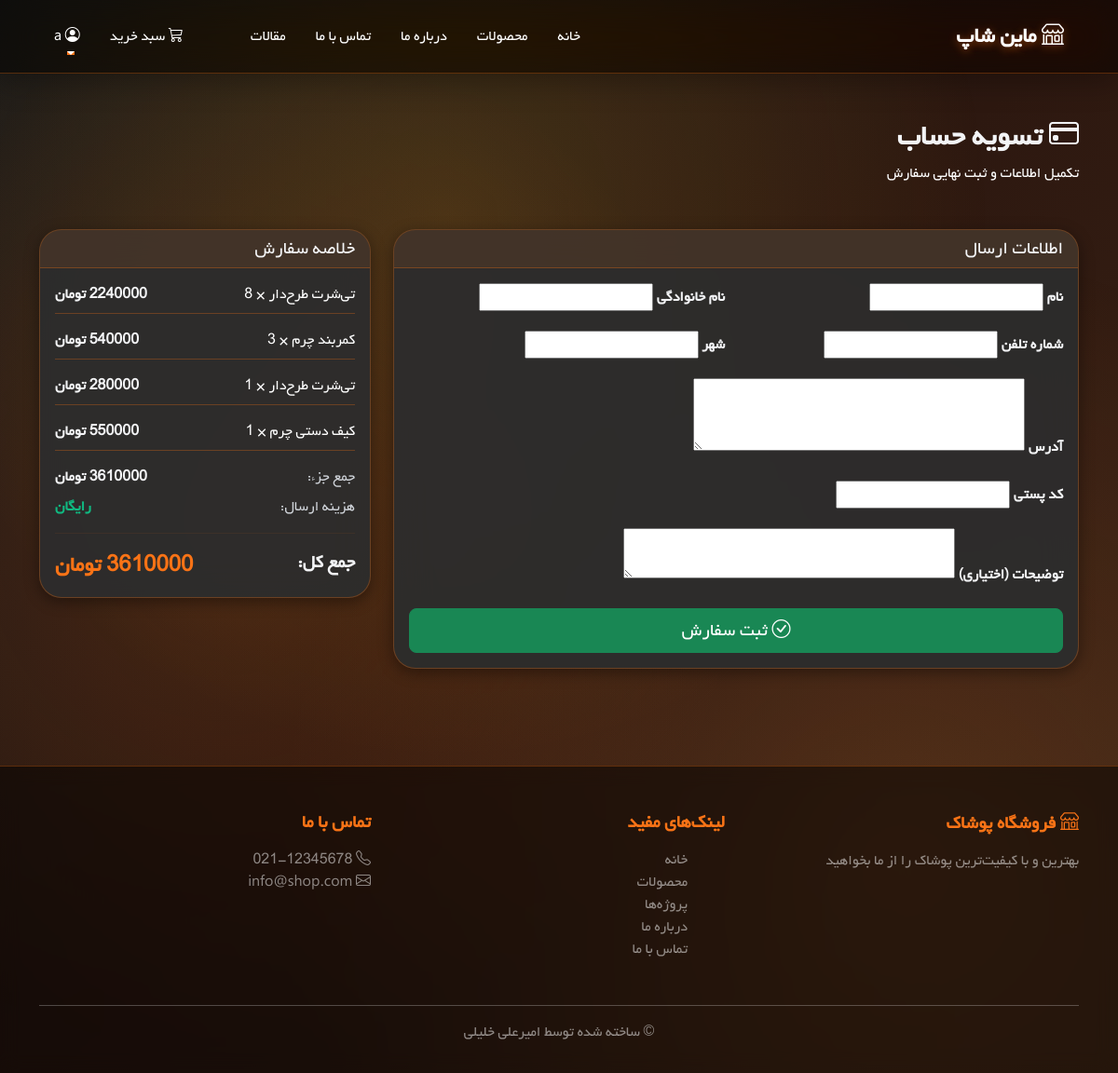
The app's page /checkout/ (signed in) with its own data.
### shop/models.py (models this page shows, shortened)
class CartItem(models.Model):
    cart = models.ForeignKey(Cart, on_delete=models.CASCADE,
                              related_name='items', verbose_name='سبد خرید')
    product = models.ForeignKey(Product, on_delete=models.CASCADE, verbose_name='محصول')
    quantity = models.PositiveIntegerField(default=1, verbose_name='تعداد')
    size = models.CharField(max_length=10, blank=True, verbose_name='سایز')
    color = models.CharField(max_length=50, blank=True, verbose_name='رنگ')
    class Meta:
        verbose_name = 'آیتم سبد'
        verbose_name_plural = 'آیتم‌های سبد'
    def get_total_price(self):
        return self.product.get_final_price() * self.quantity

class Product(models.Model):
    SIZE_CHOICES = [
        ('XS', 'XS'),
        ('S', 'S'),
        ('M', 'M'),
        ('L', 'L'),
        ('XL', 'XL'),
        ('XXL', 'XXL'),
    ]
    category = models.ForeignKey(Category, on_delete=models.CASCADE,
                                  related_name='products', verbose_name='دسته‌بندی')
    name = models.CharField(max_length=200, verbose_name='نام محصول')
    slug = models.SlugField(max_length=200, unique=True, allow_unicode=True)
    description = models.TextField(verbose_name='توضیحات')
    price = models.DecimalField(max_digits=12, decimal_places=0, verbose_name='قیمت (تومان)')
    discount_price = models.DecimalField(max_digits=12, decimal_places=0,
                                          blank=True, null=True, verbose_name='قیمت با تخفیف')
    image = models.ImageField(upload_to='products/', blank=True, null=True, verbose_name='تصویر اصلی')
    image2 = models.ImageField(upload_to='products/', blank=True, null=True, verbose_name='تصویر دوم')
    image3 = models.ImageField(upload_to='products/', blank=True, null=True, verbose_name='تصویر سوم')
    stock = models.PositiveIntegerField(default=0, verbose_name='موجودی')
    available = models.BooleanField(default=True, verbose_name='موجود')
    sizes = models.CharField(max_length=50, blank=True, verbose_name='سایزهای موجود',
                              help_text='مثال: S,M,L,XL')
    colors = models.CharField(max_length=200, blank=True, verbose_name='رنگ‌های موجود',
                               help_text='مثال: قرمز,آبی,سبز')
    is_featured = models.BooleanField(default=False, verbose_name='ویژه')
    created_at = models.DateTimeField(auto_now_add=True)
    updated_at = models.DateTimeField(auto_now=True)
    class Meta:
        verbose_name = 'محصول'
        verbose_name_plural = 'محصولات'
        ordering = ['-created_at']
    def get_final_price(self):
        return self.discount_price if self.discount_price else self.price

class Cart(models.Model):
    user = models.ForeignKey(User, on_delete=models.CASCADE,
                              related_name='carts', verbose_name='کاربر')
    created_at = models.DateTimeField(auto_now_add=True)
    updated_at = models.DateTimeField(auto_now=True)
    is_active = models.BooleanField(default=True)
    class Meta:
        verbose_name = 'سبد خرید'
        verbose_name_plural = 'سبدهای خرید'
    def get_total_price(self):
        return sum(item.get_total_price() for item in self.items.all())
    def get_items_count(self):
        return sum(item.quantity for item in self.items.all())

### shop/views.py (the view)
# urls.py: path('checkout/', views.checkout, name='checkout'),
@login_required
def checkout(request):
    cart = Cart.objects.filter(user=request.user, is_active=True).first()
    if not cart or cart.items.count() == 0:
        messages.warning(request, 'سبد خرید شما خالی است.')
        return redirect('shop:cart')
    profile, created = UserProfile.objects.get_or_create(user=request.user)
    if request.method == 'POST':
        form = CheckoutForm(request.POST)
        if form.is_valid():
            order = form.save(commit=False)
            order.user = request.user
            order.total_price = cart.get_total_price()
            order.status = 'pending'
            order.save()
            for item in cart.items.all():
                OrderItem.objects.create(
                    order=order,
                    product=item.product,
                    quantity=item.quantity,
                    price=item.product.get_final_price(),
                    size=item.size,
                    color=item.color
                )
            cart.is_active = False
            cart.save()
            messages.success(request, f'سفارش شما با موفقیت ثبت شد. شماره سفارش: {order.id}')
            return redirect('shop:order_detail', order_id=order.id)
    else:
        initial_data = {
            'first_name': request.user.first_name,
            'last_name': request.user.last_name,
            'phone': profile.phone,
            'address': profile.address,
            'city': profile.city,
            'postal_code': profile.postal_code,
        }
        form = CheckoutForm(initial=initial_data)
    context = {
        'cart': cart,
        'form': form,
    }
    return render(request, 'shop/checkout.html', context)

### shop/forms.py
class CheckoutForm(forms.ModelForm):
    class Meta:
        model = Order
        fields = ['first_name', 'last_name', 'phone', 'address', 'city', 'postal_code', 'notes']
        labels = {
            'first_name': 'نام',
            'last_name': 'نام خانوادگی',
            'phone': 'شماره تلفن',
            'address': 'آدرس',
            'city': 'شهر',
            'postal_code': 'کد پستی',
            'notes': 'توضیحات (اختیاری)',
        }
        widgets = {
            'address': forms.Textarea(attrs={'rows': 3}),
            'notes': forms.Textarea(attrs={'rows': 2}),
        }

### shop/context_processors.py (called while the page is built)
def cart_count(request):
    count = 0
    if request.user.is_authenticated:
        try:
            cart = Cart.objects.filter(user=request.user, is_active=True).first()
            if cart:
                count = cart.get_items_count()
        except:
            pass
    return {'cart_items_count': count}

### templates/shop/checkout.html (shortened to what this page needs)
{% extends 'base.html' %}
{% block content %}
<div class="container my-5">
    <div class="checkout-header">
        <h2 class="fw-bold mb-2"><i class="bi bi-credit-card"></i> تسویه حساب</h2>
        <p class="text-white mb-5">تکمیل اطلاعات و ثبت نهایی سفارش</p>
    </div>
    <div class="row">
        <div class="col-md-8">
            <div class="card checkout-card mb-4">
                <div class="card-header">
                    <h5 class="mb-0">اطلاعات ارسال</h5>
                </div>
                <div class="card-body">
                    <form method="post">
                        <div class="row">
                            <div class="col-md-6 mb-3">
                                <label class="form-label fw-semibold">{{ form.first_name.label }}</label>
                                {{ form.first_name }}
                            </div>
                            <div class="col-md-6 mb-3">
                                <label class="form-label fw-semibold">{{ form.last_name.label }}</label>
                                {{ form.last_name }}
                            </div>
                        </div>
                        <div class="row">
                            <div class="col-md-6 mb-3">
                                <label class="form-label fw-semibold">{{ form.phone.label }}</label>
                                {{ form.phone }}
                            </div>
                            <div class="col-md-6 mb-3">
                                <label class="form-label fw-semibold">{{ form.city.label }}</label>
                                {{ form.city }}
                            </div>
                        </div>
                        <div class="mb-3">
                            <label class="form-label fw-semibold">{{ form.address.label }}</label>
                            {{ form.address }}
                        </div>
                        <div class="mb-3">
                            <label class="form-label fw-semibold">{{ form.postal_code.label }}</label>
                            {{ form.postal_code }}
                        </div>
                        <div class="mb-3">
                            <label class="form-label fw-semibold">{{ form.notes.label }}</label>
                            {{ form.notes }}
                        </div>
                        <button type="submit" class="btn btn-success btn-lg w-100">
                            <i class="bi bi-check-circle"></i> ثبت سفارش
                        </button>
                    </form>
                </div>
            </div>
        </div>
        <div class="col-md-4">
            <div class="card checkout-card">
                <div class="card-header">
                    <h5 class="mb-0">خلاصه سفارش</h5>
                </div>
                <div class="card-body">
                    {% for item in cart.items.all %}
                    <div class="d-flex justify-content-between mb-3 pb-2 border-bottom" style="border-color: var(--card-border) !important;">
                        <span class="text-white">{{ item.product.name }} × {{ item.quantity }}</span>
                        <span class="fw-semibold" style="color: var(--text-primary);">{{ item.get_total_price|floatformat:0 }} تومان</span>
                    </div>
                    {% endfor %}
                    <div class="d-flex justify-content-between mb-2 mt-3">
                        <span style="color: var(--text-secondary);">جمع جزء:</span>
                        <span class="fw-semibold" style="color: var(--text-primary);">{{ cart.get_total_price|floatformat:0 }} تومان</span>
                    </div>
                    <div class="d-flex justify-content-between mb-2">
                        <span style="color: var(--text-secondary);">هزینه ارسال:</span>
                        <span class="fw-semibold" style="color: #10b981;">رایگان</span>
                    </div>
                    <hr style="border-color: var(--card-border);">
                    <div class="d-flex justify-content-between">
                        <span class="fs-5 fw-bold" style="color: var(--text-primary);">جمع کل:</span>
                        <span class="fs-4 fw-bold price-new">{{ cart.get_total_price|floatformat:0 }} تومان</span>
                    </div>
                </div>
            </div>
        </div>
    </div>
</div>
{% endblock %}

### templates/base.html (shortened to what this page needs)
{% load static %}
<!DOCTYPE html>
<html lang="fa" dir="rtl" data-theme="dark">
<head>
     <link rel="stylesheet" href="{% static 'css/bootstrap.min.css' %}">
     <link rel="stylesheet" href="{% static 'icons/bootstrap-icons.css' %}">
</head>
<body>
    <nav class="navbar navbar-expand-lg sticky-top">
        <div class="container">
            <a class="navbar-brand" href="{% url 'shop:home' %}">
                <i class="bi bi-shop"></i> ماین شاپ
            </a>
            <div class="collapse navbar-collapse" id="navbarNav">
                <ul class="navbar-nav me-auto">
                    <li class="nav-item">
                        <a class="nav-link" href="{% url 'shop:home' %}">خانه</a>
                    </li>
                    <li class="nav-item">
                        <a class="nav-link" href="{% url 'shop:product_list' %}">محصولات</a>
                    </li>
                    <li class="nav-item">
                        <a class="nav-link" href="{% url 'shop:about' %}">درباره ما</a>
                    </li>
                    <li class="nav-item">
                        <a class="nav-link" href="{% url 'shop:contact' %}">تماس با ما</a>
                    </li>
                    <li class="nav-item">
                        <a class="nav-link" href="{% url 'shop:projects' %}">مقالات</a>
                    </li>
                </ul>
                <ul class="navbar-nav">
                    {% if user.is_authenticated %}
                    <li class="nav-item">
                        <a class="nav-link position-relative" href="{% url 'shop:cart' %}">
                            <i class="bi bi-cart3"></i> سبد خرید
                        </a>
                    </li>
                    <li class="nav-item dropdown">
                        <a class="nav-link dropdown-toggle" href="#" role="button" data-bs-toggle="dropdown">
                            <i class="bi bi-person-circle"></i> {{ user.username }}
                        </a>
                    </li>
                    {% endif %}
                </ul>
            </div>
        </div>
    </nav>
    {% block content %}{% endblock %}
    <footer>
        <div class="container">
            <div class="row">
                <div class="col-md-4 mb-3">
                    <h5><i class="bi bi-shop"></i> فروشگاه پوشاک</h5>
                    <p class="text-white-50">بهترین و با کیفیت‌ترین پوشاک را از ما بخواهید</p>
                </div>
                <div class="col-md-4 mb-3">
                    <h5>لینک‌های مفید</h5>
                    <ul class="list-unstyled">
                        <li><a href="{% url 'shop:home' %}" class="text-white-50 text-decoration-none">خانه</a></li>
                        <li><a href="{% url 'shop:product_list' %}" class="text-white-50 text-decoration-none">محصولات</a></li>
                        <li><a href="{% url 'shop:projects' %}" class="text-white-50 text-decoration-none">پروژه‌ها</a></li>
                        <li><a href="{% url 'shop:about' %}" class="text-white-50 text-decoration-none">درباره ما</a></li>
                        <li><a href="{% url 'shop:contact' %}" class="text-white-50 text-decoration-none">تماس با ما</a></li>
                    </ul>
                </div>
                <div class="col-md-4 mb-3">
                    <h5>تماس با ما</h5>
                    <p class="text-white-50">
                        <i class="bi bi-telephone"></i> 021-12345678<br>
                        <i class="bi bi-envelope"></i> info@shop.com
                    </p>
                </div>
            </div>
            <hr class="bg-white">
            <div class="text-center text-white-50">
                <p>&copy; ساخته شده توسط امیرعلی خلیلی</p>
            </div>
        </div>
    </footer>
</body>
</html>

### records on screen
CartItem: product.name "تی‌شرت طرح‌دار", quantity "8", get_total_price "2240000"
CartItem: product.name "کمربند چرم", quantity "3", get_total_price "540000"
CartItem: product.name "تی‌شرت طرح‌دار", quantity "1", get_total_price "280000"
CartItem: product.name "کیف دستی چرم", quantity "1", get_total_price "550000"
Cart: get_total_price "3610000"

### other values on screen
{{ user.username }} "a"
